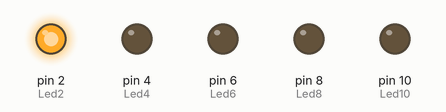
The sketch below on a simulated Arduino Uno, built with avr-gcc and run on an emulated ATmega328P. Parts: output pins drawn as LEDs (lit = HIGH).

Above: at 0.05 s.
At 0.45 s:
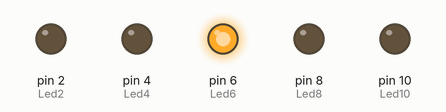
At 0.85 s:
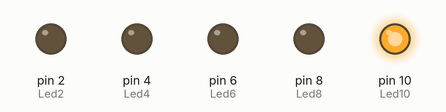
At 1.85 s:
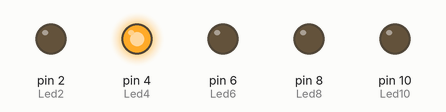
At 2.65 s:
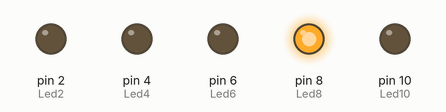
At 3.55 s:
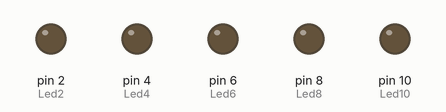
Timing chart, 0 to 3.9 s (numbered marks = the images above):
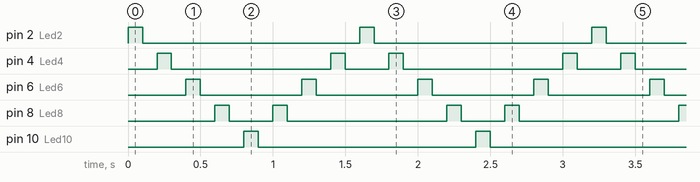

The sketch:

Blink-2-4-6-8-10-return-long-may30.ino
```cpp
/*
  Blink 2-4-6-8-10
  by Isaac Corbell, May 30, 2023

  Turns on 5 LEDs on for "led_delay" millisecond each,
      then off for same amount, repeatedly.

*/
int Led2   =  2;
int Led4   =  4;
int Led6   =  6;
int Led8   =  8;
int Led10  = 10;

int led_delay = 100;   // these are milliseconds, 100ms = 100/1000 = 1/10 second

// the setup function runs once when you press reset or power the board
void setup() {
  // initialize digital pins as outputs.
  pinMode(Led2,  OUTPUT);
  pinMode(Led4,  OUTPUT);
  pinMode(Led6,  OUTPUT);
  pinMode(Led8,  OUTPUT);;
  pinMode(Led10, OUTPUT);
}

// the loop function runs over and over again forever
void loop() {
  digitalWrite(Led2, HIGH);   // turn the LED on (HIGH is the voltage level)
  delay(led_delay);                       // delay
  digitalWrite(Led2, LOW);    // turn the LED off by making the voltage LOW
  delay(led_delay);                        // delay

  digitalWrite(Led4, HIGH);   // turn the LED on (HIGH is the voltage level)
  delay(led_delay);                        // delay
  digitalWrite(Led4, LOW);    // turn the LED off by making the voltage LOW
  delay(led_delay);                        // delay

  digitalWrite(Led6, HIGH);   // turn the LED on (HIGH is the voltage level)
  delay(led_delay);                        // delay
  digitalWrite(Led6, LOW);    // turn the LED off by making the voltage LOW
  delay(led_delay);                        // delay

  digitalWrite(Led8, HIGH);   // turn the LED on (HIGH is the voltage level)
  delay(led_delay);                       // delay
  digitalWrite(Led8, LOW);    // turn the LED off by making the voltage LOW
  delay(led_delay);                        // delay

  digitalWrite(Led10, HIGH);   // turn the LED on (HIGH is the voltage level)
  delay(led_delay);                        // delay
  digitalWrite(Led10, LOW);    // turn the LED off by making the voltage LOW
  delay(led_delay);                        // delay

  digitalWrite(Led8, HIGH);   // turn the LED on (HIGH is the voltage level)
  delay(led_delay);                       // delay
  digitalWrite(Led8, LOW);    // turn the LED off by making the voltage LOW
  delay(led_delay);                       // delay

  digitalWrite(Led6, HIGH);   // turn the LED on (HIGH is the voltage level)
  delay(led_delay);                        // delay
  digitalWrite(Led6, LOW);    // turn the LED off by making the voltage LOW
  delay(led_delay);                        // delay

  digitalWrite(Led4, HIGH);   // turn the LED on (HIGH is the voltage level)
  delay(led_delay);                        // delay
  digitalWrite(Led4, LOW);    // turn the LED off by making the voltage LOW
  delay(led_delay);                        // delay

}
```

Measured:
- by itself, pin 2 (Led2), pin 10 (Led10): alternates HIGH for 0.10 s and LOW for 1.5 s
- by itself, pin 4 (Led4): repeats every 1.6 s: LOW 1.1 s, HIGH 0.10 s, LOW 0.30 s, HIGH 0.10 s
- by itself, pin 6 (Led6): alternates HIGH for 0.10 s and LOW for 0.70 s
- by itself, pin 8 (Led8): repeats every 1.6 s: LOW 0.30 s, HIGH 0.10 s, LOW 1.1 s, HIGH 0.10 s
